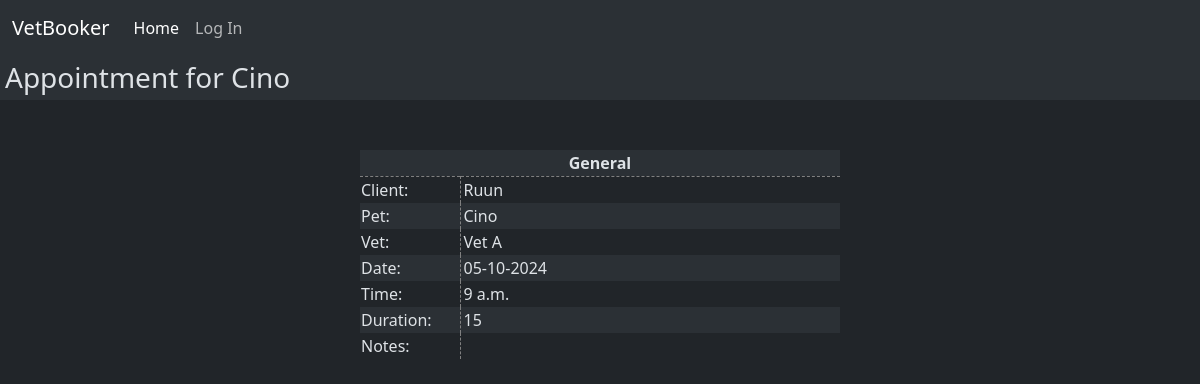
Page /appointment/65 on the earlier database version.
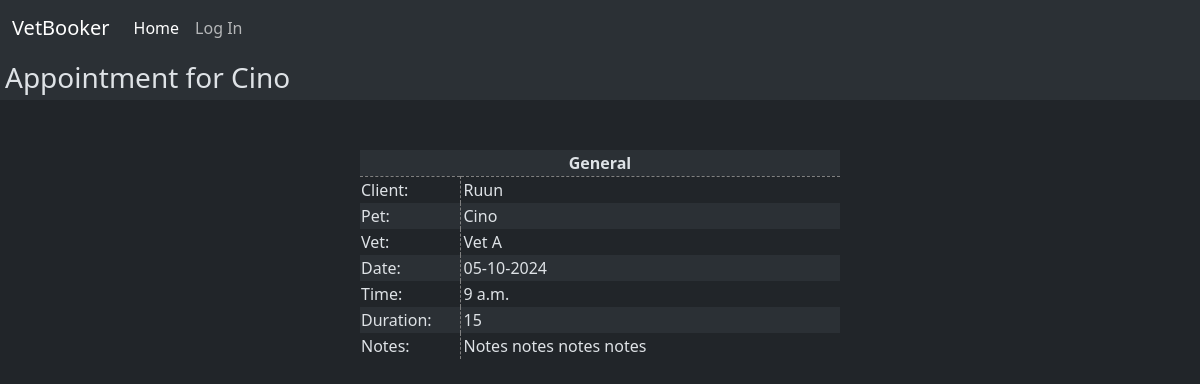
Same page on the later database version.
### VetBooker/models.py (models this page shows, shortened)
class Pet(models.Model):
    name = models.TextField(blank=True)
    species = models.TextField(blank=True)
    breed = models.TextField(blank=True, null=True)
    conditions = models.TextField(blank=True)
    bookings = models.ManyToManyField("Booking", related_name="pet_bookings", blank=True)
    owner = models.ForeignKey("Client", related_name="owner_pet", null=True, blank=True, on_delete=models.CASCADE)
    comments = models.ManyToManyField("Booking", related_name="booking_comments", blank=True)

class Booking(models.Model):
    class Duration(models.IntegerChoices):
        SHORT = 15, "Short"
        MEDIUM = 30, "Medium"
        LONG = 60, "Long"
        XLONG = 120, "Extra Long"
    title = models.TextField(blank=True, null=True)
    vet = models.ForeignKey("Vet", related_name="booking_vet", null=False, blank=False, on_delete=models.CASCADE)
    Pet = models.ManyToManyField("Pet", related_name="booking_pet")
    Client = models.ManyToManyField("Client", related_name="booking_owner")
    day = models.DateField(auto_now_add=False, null=True)
    start_time = models.TimeField(auto_now_add=False)
    duration = models.IntegerField(choices=Duration.choices, default=Duration.SHORT, verbose_name="Duration", blank=True, null=True)
    procedure = models.ManyToManyField("Procedure", related_name="booking_procedure", blank=True)
    comments = models.TextField(blank=True)

class Client(models.Model):
    name = models.TextField(blank=True)
    telephone = models.TextField(blank=True, unique=True)
    email = models.TextField(blank=True)
    address = models.TextField(blank=True)
    bookings = models.ManyToManyField("Booking", related_name="client_bookings", blank=True)
    bills = models.ManyToManyField("Bill", related_name="bills", blank=True)

class Vet(models.Model):
    name = models.TextField(blank=True)
    priority_skills = models.ManyToManyField("Skill", related_name="priority_skill")
    general_availibility = models.ManyToManyField("Shift")
    bookings = models.ManyToManyField("Booking", related_name="vet_bookings", blank=True)

### VetBooker/views.py (the view)
# urls.py: path("appointment/<str:booking_id>", views.view_specific_booking, name="view_specific_booking"),
def view_specific_booking(request, booking_id):
    booking_id = int(booking_id)
    booking = Booking.objects.get(id=booking_id)
    client = booking.Client.all()[0]
    pet = booking.Pet.all()[0]
    note = booking.comments
    day = booking.day
    time = booking.start_time
    vet = booking.vet.name
    duration = booking.duration
    booking_name = booking.title
    day_names = list(calendar.day_abbr)
    day_name = day_names[date.weekday(day)]
    day = str(day)
    day = day[5:7] + day[4:5] + day[8:10] + day[4:5] + day[0:4]
    return render(request, "VetBooker/view_specific_booking.html", {'pet_name': pet.name, 'client_name': client.name, 'vet_name': vet, 'note': note, 'time': time, 'duration': duration, 'pet_id': pet.id, 'booking_name': booking_name, 'date': day})

### VetBooker/templates/VetBooker/view_specific_booking.html (shortened to what this page needs)
{% extends "VetBooker/layout.html" %}
{% load static %}
{% block body %}
<h3 class="pageTitle">Appointment for {{ pet_name }}</h3>
<table class="centered bookingListing" >
    <thead>
            <th colspan="2" class="centerText">
                {{ booking_name }}
            </th>
    </thead>
    <tbody>
    <tr>
        <td>
            Client:
        </td>
        <td>
            {{ client_name }}
        </td>
    </tr>
    <tr>
        <td>
            Pet:
        </td>
        <td>
            {{ pet_name }}
        </td>
    </tr>
    <tr>
        <td>
            Vet:
        </td>
        <td>
            {{ vet_name }}
        </td>
    </tr>
    <tr>
        <td>
            Date:
        </td>
        <td>
            {{ date }}
        </td>
    </tr>
    <tr>
        <td>
            Time:
        </td>
        <td>
            {{ time }}
        </td>
    </tr>
    <tr>
        <td>
            Duration:
        </td>
        <td>
            {{ duration }}
        </td>
    </tr>
    <tr>
        <td>
            Notes:
        </td>
        <td>
            {{ note }}
        </td>
    </tr>
    </tbody>
</table>
{% endblock %}

### VetBooker/templates/VetBooker/layout.html (shortened to what this page needs)
{% load static %}
<!DOCTYPE html>
<html lang="en" data-bs-theme="dark">
<head>
    <link href="https://cdn.jsdelivr.net/npm/bootstrap@5.3.2/dist/css/bootstrap.min.css" rel="stylesheet">
    <link href="{% static 'VetBooker/styles.css' %}" rel="stylesheet">
</head>
<body>
    <nav class="navbar navbar-expand-lg bg-body-tertiary sticky-top">
        <div class="container-fluid">
          <a class="navbar-brand" href="{% url 'index' %}">VetBooker</a>
          <div class="collapse navbar-collapse" id="navbarNav">
            <ul class="navbar-nav">
              <li class="nav-item">
                <a class="nav-link active" aria-current="page" href="{% url 'index' %}">Home</a>
              </li>
              {% if request.user.is_authenticated %}
              <li class="nav-item">
                <a class="nav-link" href="{% url 'book' %}">Book Appointment</a>
              </li>
              <li class="nav-item">
                <a class="nav-link" href="{% url 'appointments' %}">Search Bookings</a>
              </li>
              <li class="nav-item">
                <a class="nav-link" href="{% url 'manage' %}">Manage Clients and Pets</a>
              </li>
              <li class="nav-item">
                <a class="nav-link" href="{% url 'schedule' %}">View Schedule</a>
              </li>
              <li class="nav-item">
                <a href="{% url 'logout' %}" class="nav-link">Logout</a>
              </li>
              {% else %}
                    <li class="nav-item">
                        <a class="nav-link" href="{% url 'login' %}">Log In</a>
                    </li>
              {% endif %}
            </ul>
          </div>
        </div>
      </nav>
    {% block body %}
    {% endblock %}
</body>
</html>

### VetBooker/static/VetBooker/styles.css (style rules this page uses)
.centered { margin: auto; }
.centerText { text-align: center; }
.pageTitle { background-color: #2b3035; padding: 5px; }
.bookingListing { margin-top: 50px; width: 40vw; min-width: 300px; }
thead { background-color: #2b3035; border-bottom: 1px dashed grey; }
tr:nth-child(even) { background-color: #2b3035; }
td:nth-child(odd) { width: 100px; border-right: 1px dashed grey; }
td:nth-child(even) { padding-left: 3px; }

Differences in the rows shown:
changed Booking "General": comments (not shown) → "Notes notes notes notes"
